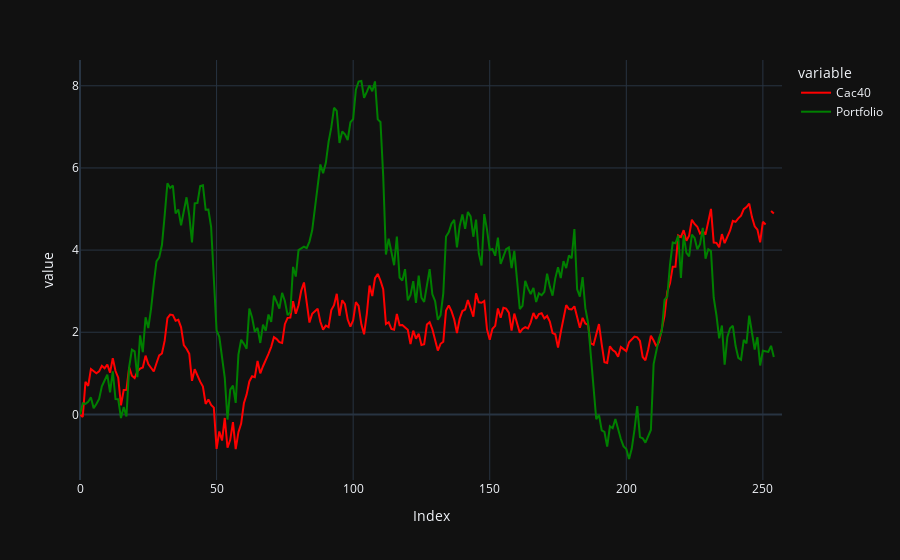

Notebook cell for this chart:
### Code cell
AnnualizedDf=final[["Date","Cac40","Money"]]
AnnualizedDf['Date'] = pd.to_datetime(AnnualizedDf['Date'])
AnnualizedDf['Year'] = AnnualizedDf['Date'].dt.year



YearList=AnnualizedDf["Year"].unique()
SPXAnnualized=pd.DataFrame(columns=YearList)
StratAnnualized=pd.DataFrame(columns=YearList)



for year in YearList:
  compteurPerYear=0
  for i in AnnualizedDf.index:
    if AnnualizedDf.loc[i,"Year"]==year:
      if compteurPerYear==0:
        SPXAnnualized.loc[compteurPerYear,year]=AnnualizedDf.loc[i,"Cac40"]
        StratAnnualized.loc[compteurPerYear,year]=AnnualizedDf.loc[i,"Money"]
      else :
        SPXAnnualized.loc[compteurPerYear,year]=AnnualizedDf.loc[i,"Cac40"]/SPXAnnualized.loc[0,year]*100-100
        StratAnnualized.loc[compteurPerYear,year]=AnnualizedDf.loc[i,"Money"]/StratAnnualized.loc[0,year]*100-100
      compteurPerYear+=1

for year in YearList:
  SPXAnnualized.loc[0,year]=SPXAnnualized.loc[0,year]/SPXAnnualized.loc[0,year]*100-100
  StratAnnualized.loc[0,year]=StratAnnualized.loc[0,year]/StratAnnualized.loc[0,year]*100-100



SPXAvg=[]
StratAvg=[]
for i in SPXAnnualized.index:
  sumSPX=0
  sumStrat=0
  for year in SPXAnnualized.columns:
    sumSPX+=SPXAnnualized.loc[i,year]
    sumStrat+=StratAnnualized.loc[i,year]
  SPXAvg.append(sumSPX/len(YearList))
  StratAvg.append(sumStrat/len(YearList))

SPXAnnualized=SPXAnnualized.drop(columns=[2016,2025]) #too much nan
StratAnnualized=StratAnnualized.drop(columns=[2016,2025])

SPXAvg=[]
StratAVG=[]

for i in SPXAnnualized.index:
  sumSPX=0
  sumStrat=0
  for year in SPXAnnualized.columns:
    sumSPX+=SPXAnnualized.loc[i,year]
    sumStrat+=StratAnnualized.loc[i,year]
  SPXAvg.append(sumSPX/len(YearList))
  StratAVG.append(sumStrat/len(YearList))

dff = pd.DataFrame({"Index": (range(len(SPXAvg))),"Portfolio": StratAVG,"Cac40": SPXAvg})


fig = px.line(dff, x="Index", y=["Cac40","Portfolio"], color_discrete_map={"Cac40": "red","Portfolio": "green"})
fig.show()

### Figure 1 — Plotly figure (JSON) as saved in the notebook; plotly's stock layout.template omitted (floating-point values rounded to 4 significant figures; data arrays with more than 128 entries replaced by an {"elided": "..."} marker saying what was removed)
{"data": [{"hovertemplate": "variable=Cac40<br>Index=%{x}<br>value=%{y}<extra></extra>", "legendgroup": "Cac40", "line": {"color": "red", "dash": "solid"}, "marker": {"symbol": "circle"}, "mode": "lines", "name": "Cac40", "orientation": "v", "showlegend": true, "x": {"elided": "258 int values"}, "xaxis": "x", "y": {"elided": "258 float values"}, "yaxis": "y", "type": "scatter"}, {"hovertemplate": "variable=Portfolio<br>Index=%{x}<br>value=%{y}<extra></extra>", "legendgroup": "Portfolio", "line": {"color": "green", "dash": "solid"}, "marker": {"symbol": "circle"}, "mode": "lines", "name": "Portfolio", "orientation": "v", "showlegend": true, "x": {"elided": "258 int values"}, "xaxis": "x", "y": {"elided": "258 float values"}, "yaxis": "y", "type": "scatter"}], "layout": {"xaxis": {"anchor": "y", "domain": [0.0, 1.0], "title": {"text": "Index"}}, "yaxis": {"anchor": "x", "domain": [0.0, 1.0], "title": {"text": "value"}}, "legend": {"title": {"text": "variable"}, "tracegroupgap": 0}, "margin": {"t": 60}}}
